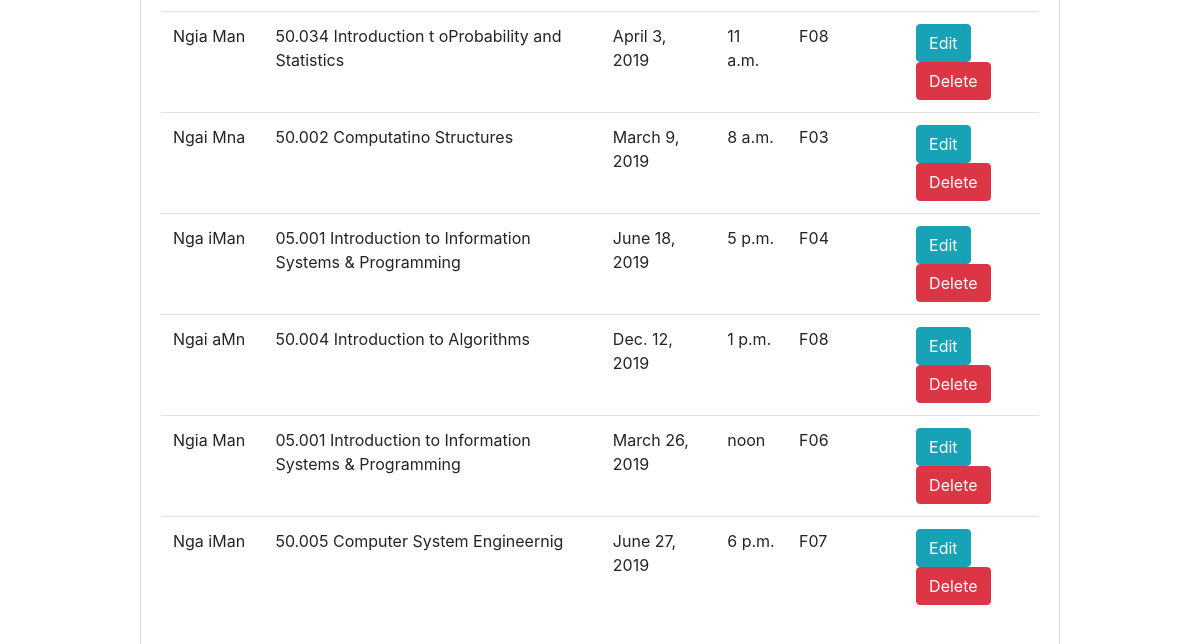
The app's page /schedule/allschedules (lower part), older data.
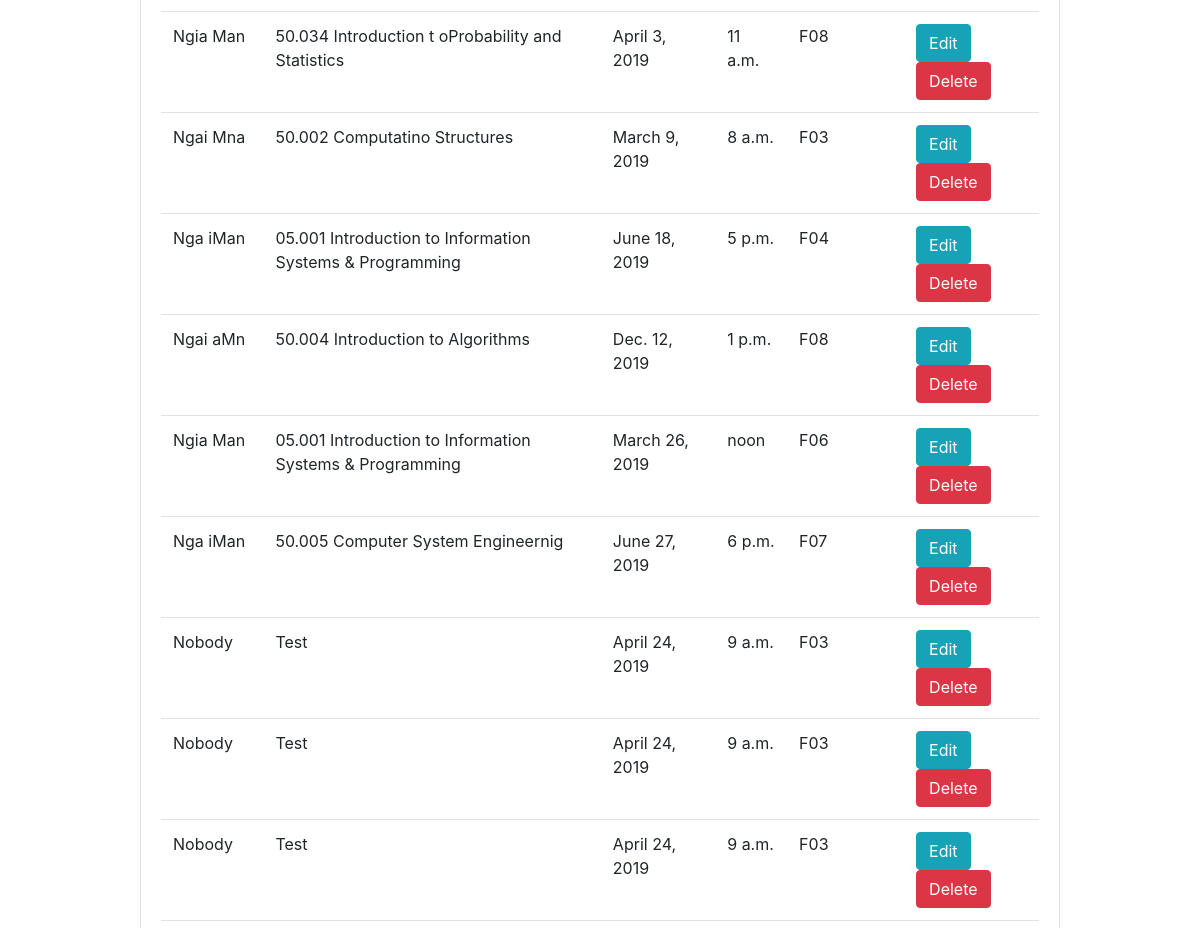
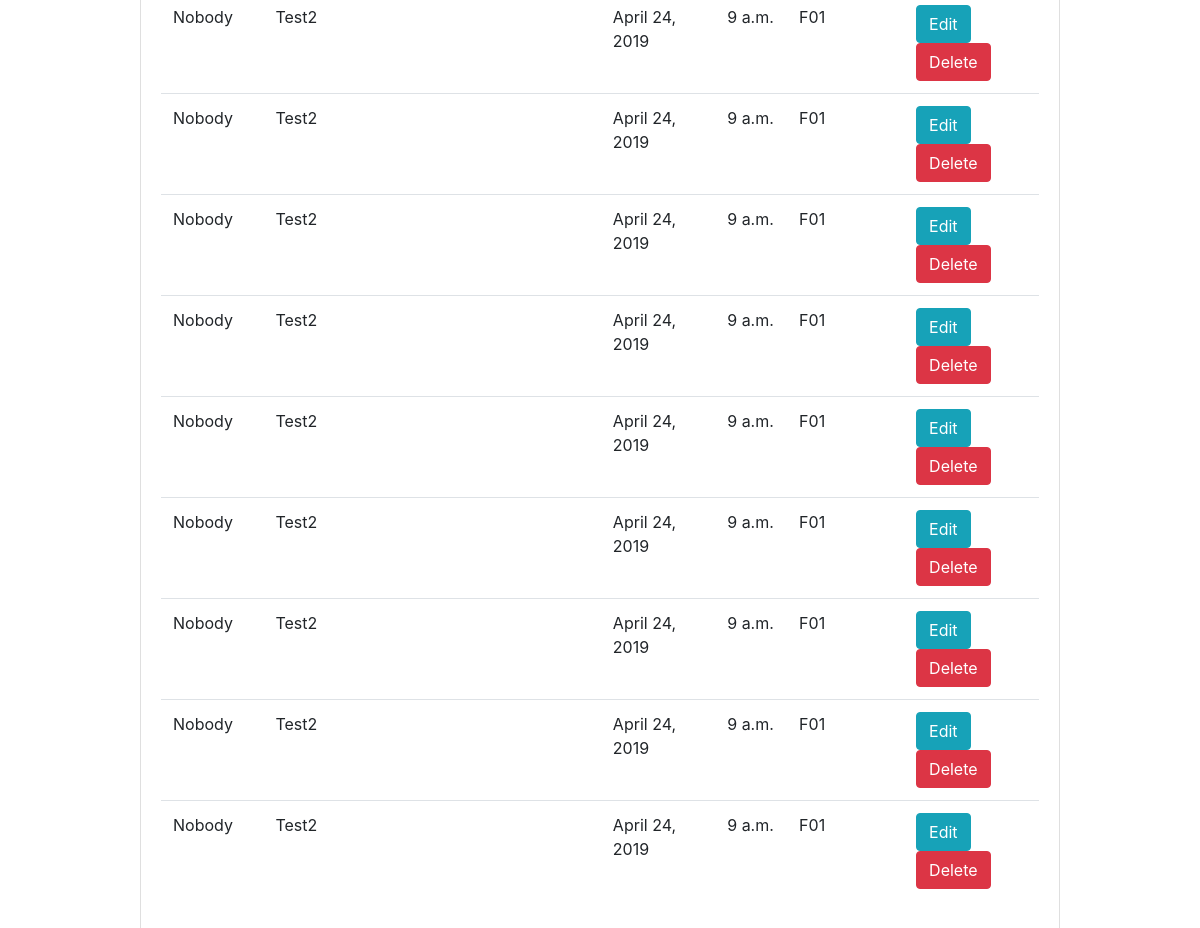
The same page, newer data (2 pictures, top to bottom).
### schedule/models.py (models this page shows, shortened)
class Schedule(models.Model):
    course_Name = models.CharField(max_length=120)
    pillar_Type = models.CharField(max_length=10, choices=PILLAR_CHOICES)
    event_Name = models.CharField(max_length=120, default="None")
    description = models.TextField(blank=True, null=True)
    date = models.DateField(("Date"), default=datetime.date.today)
    start_Time = models.TimeField()
    event_Duration = models.IntegerField(default=0, choices=DURATION_CHOICES)
    lecturer = models.CharField(max_length=50)
    class_Enrolled = models.CharField(max_length=4, default="")
    location = models.IntegerField()
    is_Suggestion = models.BooleanField(default=False)
    is_Finalized = models.BooleanField(default=False)
    is_Event = models.BooleanField(default=False)
    initiated_By = models.CharField(max_length=50, default="Nobody")
    is_Conflicting = models.BooleanField(default=False)
    is_classconflict = models.BooleanField(default=False)
    is_profconflict = models.BooleanField(default=False)
    day_Of_Week = models.IntegerField(
        default=1, validators=[MaxValueValidator(7), MinValueValidator(1)])

### schedule/views.py (the view)
# urls.py: path('allschedules', views.ModifyScheduleListView.as_view() , name= 'allschedules'),
class ModifyScheduleListView(ListView):
    template_name = 'modifyschedule/modifyschedulelist.html'
    all_obj = Schedule.objects.all()
    for i in all_obj:
        print(i.pk)
    def get_queryset(self):
        return Schedule.objects.filter(is_Event=False)

### schedule/templates/modifyschedule/modifyschedulelist.html (shortened to what this page needs)
{% extends 'base.html' %}
{% block content %}
	<table  class="table table-hover">
		<thead class="thead-dark">
		{% for item in object_list %}
		<tr>
			<td>{{ item.initiated_By }}</td>
			<td>{{ item.course_Name }}</td>
			<td>{{ item.date }}</td>
			<td>{{ item.start_Time }}</td>
			<td>{{ item.class_Enrolled }}</td>
			<td> <a class="btn btn-info" href="{% url 'schedule:modify' item.id %}" role="button">Edit</a>
				<a class="btn btn-danger" href="{% url 'schedule:delete' item.id %}" role="button">Delete</a></td>
		</tr>
	   	{% empty %}
		   <tr>
		   <td>No course details yet </td>
		   <td></td>
		   <td></td>
	    	</tr>
		{% endfor %}
{% endblock %}

Row changes from the older to the newer data that the page shows:
added Schedule: initiated_By "Nobody", course_Name "Test", date "April 24, 2019", start_Time "9 a.m.", class_Enrolled "F03"
added Schedule: initiated_By "Nobody", course_Name "Test", date "April 24, 2019", start_Time "9 a.m.", class_Enrolled "F03"
added Schedule: initiated_By "Nobody", course_Name "Test", date "April 24, 2019", start_Time "9 a.m.", class_Enrolled "F03"
added Schedule: initiated_By "Nobody", course_Name "Test2", date "April 24, 2019", start_Time "9 a.m.", class_Enrolled "F01"
added Schedule: initiated_By "Nobody", course_Name "Test2", date "April 24, 2019", start_Time "9 a.m.", class_Enrolled "F01"
added Schedule: initiated_By "Nobody", course_Name "Test2", date "April 24, 2019", start_Time "9 a.m.", class_Enrolled "F01"
added Schedule: initiated_By "Nobody", course_Name "Test2", date "April 24, 2019", start_Time "9 a.m.", class_Enrolled "F01"
added Schedule: initiated_By "Nobody", course_Name "Test2", date "April 24, 2019", start_Time "9 a.m.", class_Enrolled "F01"
added Schedule: initiated_By "Nobody", course_Name "Test2", date "April 24, 2019", start_Time "9 a.m.", class_Enrolled "F01"
added Schedule: initiated_By "Nobody", course_Name "Test2", date "April 24, 2019", start_Time "9 a.m.", class_Enrolled "F01"
added Schedule: initiated_By "Nobody", course_Name "Test2", date "April 24, 2019", start_Time "9 a.m.", class_Enrolled "F01"
added Schedule: initiated_By "Nobody", course_Name "Test2", date "April 24, 2019", start_Time "9 a.m.", class_Enrolled "F01"
